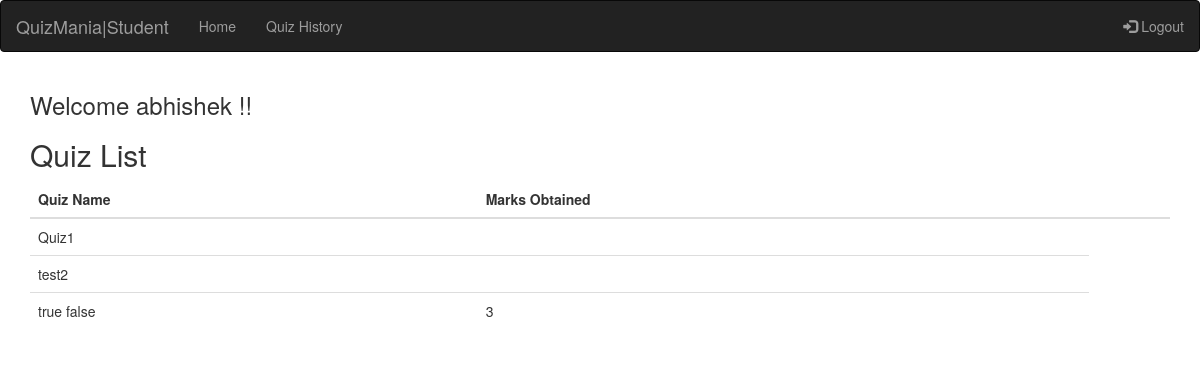
The app's page /student/quizhistory.php (signed in) with its own data.
### tables this page shows
CREATE TABLE IF NOT EXISTS `quiz` (
  `quizid` int(15) NOT NULL AUTO_INCREMENT,
  `quizname` varchar(24) NOT NULL,
  `description` varchar(180) NOT NULL,
  `timer` int(180) NOT NULL,
  `groupid` int(14) DEFAULT NULL,
  `userid` varchar(16) NOT NULL,
  `status` text NOT NULL,
  PRIMARY KEY (`quizid`),
  KEY `userid` (`userid`),
  KEY `groupid` (`groupid`)
);

CREATE TABLE IF NOT EXISTS `rank` (
  `userid` varchar(16) NOT NULL,
  `quizid` int(10) NOT NULL,
  `score` int(10) NOT NULL,
  `status` varchar(50) NOT NULL,
  PRIMARY KEY (`userid`,`quizid`),
  KEY `userid` (`userid`),
  KEY `quizid` (`quizid`)
);

### student/quizhistory.php (the view, shortened to what this page needs)
<?php
    $student_id=$_SESSION['id'];
    require '../function/connection.php';
    $fname=$_SESSION['fname'];
    function status($id,$student_id,$conn)
    {
      $sql = "SELECT * FROM `rank` WHERE userid='$student_id' AND quizid='$id'";
      $result=$conn->query($sql);
      if (mysqli_num_rows($result) > 0) {
          $row=$result->fetch_assoc();
          if($row['status'] == "completed")
          {
            return $row['score'];
          }
          else
          {
            return $row['status'];
          }
      }
      else
      {
        return "take";
      }
    }
?>
<!DOCTYPE html>
<html lang="en">
<head>
  <link rel="stylesheet" href="https://maxcdn.bootstrapcdn.com/bootstrap/3.3.7/css/bootstrap.min.css">
  <link rel="stylesheet" type="text/css" href="student.css">
</head>
<body>
<nav class="navbar navbar-inverse">
  <div class="container-fluid">
    <div class="navbar-header">
      <a class="navbar-brand" href="#">QuizMania|Student</a>
    </div>
    <ul class="nav navbar-nav">
      <li class=""><a href="student.php">Home</a></li>
      <li><a href="quizhistory.php">Quiz History</a></li>
    </ul>
    <ul class="nav navbar-nav navbar-right">
      <li><a href="../function/logout.php"><span class="glyphicon glyphicon-log-in"></span> Logout</a></li>
    </ul>
  </div>
</nav>
<div class="container">
  <h3>Welcome <?php echo $fname; ?> !!</h3>
  <h2>Quiz List</h2>
  <table class="table table-hover">
    <thead>
      <tr>
        <th>Quiz Name</th>
        <th>Marks Obtained</th>
        <th></th>
      </tr>
    </thead>
    <tbody>
      <?php
      $sql="SELECT * FROM `quiz` WHERE status='De-activated' AND `quizid` IN (SELECT quiz_id FROM `quizmap` WHERE `group_id`IN (SELECT `groupid` FROM `groupmap` WHERE `userid`='$student_id'))";
      $result=$conn->query($sql);
      while($row=$result->fetch_assoc()){
        $quizid=$row['quizid'];
        echo "<tr>";
          echo "<td>".$row['quizname']."</td>";
          if(status($quizid,$student_id,$conn)=='take'){
              echo "<td></td>";
          }
          else if(status($quizid,$student_id,$conn)=='pending')
          {
            echo "<td></td>";
          }
          else
          {
            echo "<td>".status($quizid,$student_id,$conn)."</td>";
          }
        echo "</tr>";
      }
      ?>
    </tbody>
  </table>
</div>
</body>
</html>

### records on screen
quiz: quizname "Quiz1"
quiz: quizname "test2"
quiz: quizname "true false", quizid.score "3"

### other values on screen
$fname "abhishek"
